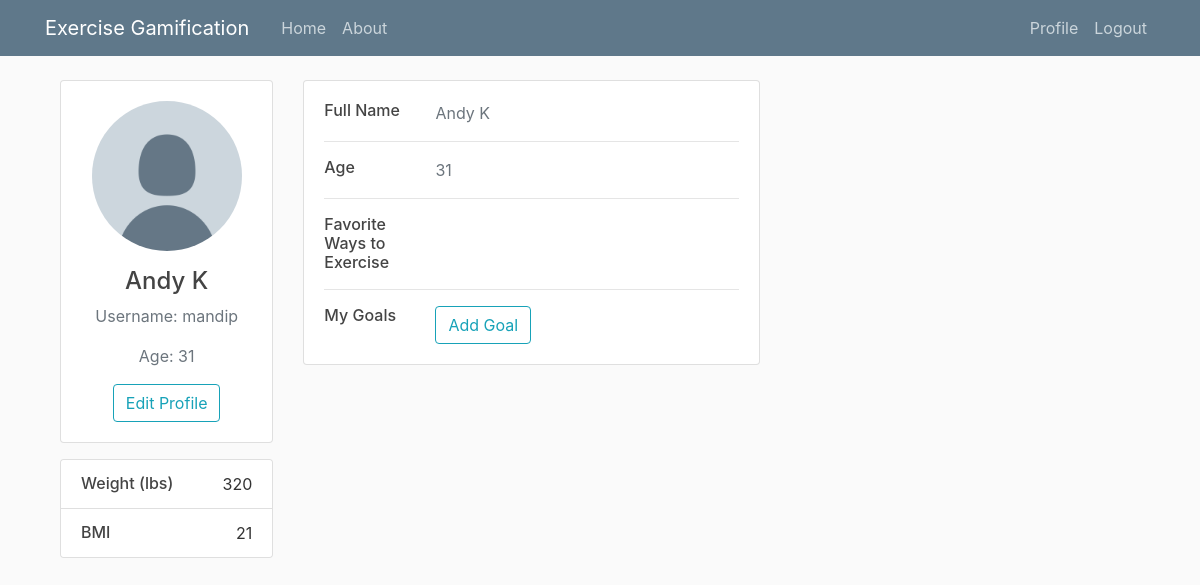
The app's page /profile/ (signed in) with its own data.
### exercisegamification/models.py (models this page shows, shortened)
class Profile(models.Model):
    user = models.OneToOneField(User, on_delete=models.CASCADE)
    first_name = models.TextField(max_length=30, blank=True)
    last_name = models.TextField(max_length=30, blank=True)
    age = models.IntegerField(default=0)
    weight = models.IntegerField(null=True, blank=True)
    bmi = models.IntegerField(null=True, blank=True)
    fav_exercise = models.TextField(max_length=500, blank=True)
    profile_pic = models.ImageField(null=True, blank=True, upload_to='profile/')
    public = models.BooleanField(default=False)
    private = models.BooleanField(default=True)
    @receiver(post_save, sender=User)
    def create_user_profile(sender, instance, created, **kwargs):
        if created:
            Profile.objects.create(user=instance)
    @receiver(post_save, sender=User)
    def save_user_profile(sender, instance, **kwargs):
        if instance.is_superuser:
            pass
        else:
            instance.profile.save()

### exercisegamification/views.py (the view)
# urls.py: path('profile/', views.profilePage, name="profile"),
def profilePage(request):
    user = request.user
    user.save()
    user.refresh_from_db()
    user.profile.save()
    user.save()
    loggedProfile = user.profile
    goals_list = loggedProfile.goal_set.all()
    return render(request, "exercisegamification/profile.html", {"profile": loggedProfile,"goals_list": goals_list})

### exercisegamification/templates/exercisegamification/profile.html (shortened to what this page needs)
{% extends "exercisegamification/base.html" %}
{% block content %}
{% load static %}
<div class="container">
    <div class="main-body">
        <div class="row gutters-sm">
            <div class="col-md-4 mb-3">
              <div class="card">
                <div class="card-body">
                  <div class="d-flex flex-column align-items-center text-center">
                    {% if profile.profile_pic %}
                    <img src="{{profile.profile_pic.url}}" class="rounded-circle" width="150">
                    {% else %}
                    <img src="{% static 'defaultpfp.png' %}" class="rounded-circle" width="150">
                    {% endif %}
                    <div class="mt-3">
                      <h4>{{profile.first_name}} {{profile.last_name}}</h4>
                      <p class="text-muted font-size-sm">Username: {{profile.user}}</p>
                      <p class="text-muted font-size-sm">Age: {{profile.age}}</p>
                      <a href = "{% url 'edit_profile' %}" class = "btn btn-outline-info"> Edit Profile </a>
                    </div>
                  </div>
                </div>
              </div>
              {% if profile.bmi or profile.weight %}
              <div class="card mt-3">
                <ul class="list-group list-group-flush">
                  {% if profile.weight %}
                  <li class="list-group-item d-flex justify-content-between align-items-center flex-wrap">
                    <h6 class="mb-0">Weight (lbs)</h6>
                    {{profile.weight}}
                  </li>
                  {% endif %}
                  {% if profile.bmi %}
                  <li class="list-group-item d-flex justify-content-between align-items-center flex-wrap">
                    <h6 class="mb-0">BMI</h6>
                    {{profile.bmi}}
                  </li>
                  {% endif %}
                </ul>
              </div>
              {% endif %}
            </div>
            <div class="col-md-8">
              <div class="card mb-3">
                <div class="card-body">
                  <div class="row">
                    <div class="col-sm-3">
                      <h6 class="mb-0">Full Name</h6>
                    </div>
                    <div class="col-sm-9 text-secondary">
                      {{profile.first_name}} {{profile.last_name}}
                    </div>
                  </div>
                  <hr>
                  <div class="row">
                    <div class="col-sm-3">
                      <h6 class="mb-0">Age</h6>
                    </div>
                    <div class="col-sm-9 text-secondary">
                      {{profile.age}}
                    </div>
                  </div>
                  <hr>
                  <div class="row">
                    <div class="col-sm-3">
                      <h6 class="mb-0">Favorite Ways to Exercise</h6>
                    </div>
                    <div class="col-sm-9 text-secondary">
                    </div>
                  </div>
                  <hr>
                  <div class="row">
                    <div class="col-sm-3">
                      <h6 class="mb-0">My Goals</h6>
                    </div>
                    <div class="col-sm-9 text-secondary">
                      <a href = "{% url 'add goal' %}" class = "btn btn-outline-info"> Add Goal </a>
                    </div>
                  </div>
                </div>
              </div>
              </div>
          </div>
            </div>
        </div>
{% endblock %}

### exercisegamification/static/exercisegamification/main.css (style rules this page uses)
body { background: #fafafa; color: #333333; margin-top: 5rem; }
h1, h2, h3, h4, h5, h6 { color: #444444; }
ul { margin: 0; }

### records on screen
Profile: first_name "Andy", last_name "K", user "mandip", age "31", weight "320", bmi "21"
